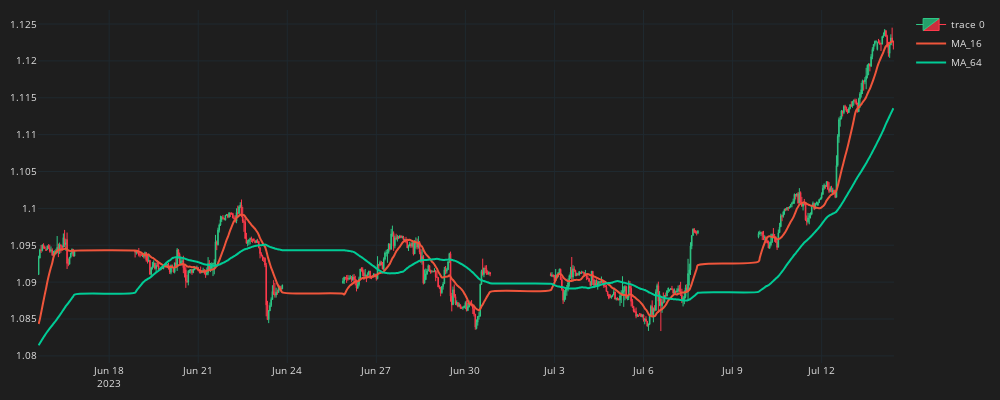

The notebook cell this image was saved under:
### Code cell
df_plot = df_ma.iloc[-500:].copy()

for ma in ma_list:
    ma_period = f"MA_{ma}"
    fig.add_trace(go.Scatter(x=df_plot.time, y=df_plot[ma_period], 
        line=dict(width=2),
        line_shape="spline",
        name=ma_period))

fig.show()

### Figure 1 — Plotly figure (JSON) as saved in the notebook; plotly's stock layout.template omitted (floating-point values rounded to 4 significant figures; data arrays with more than 128 entries replaced by an {"elided": "..."} marker saying what was removed)
{"data": [{"close": {"elided": "500 float values"}, "decreasing": {"fillcolor": "#CC2E3C", "line": {"color": "#FF3A4C"}}, "high": {"elided": "500 float values"}, "increasing": {"fillcolor": "#24A06B", "line": {"color": "#2EC886"}}, "line": {"width": 1}, "low": {"elided": "500 float values"}, "opacity": 1, "open": {"elided": "500 float values"}, "type": "candlestick", "x": {"elided": "500 str values"}}, {"line": {"shape": "spline", "width": 2}, "name": "MA_16", "type": "scatter", "x": {"elided": "500 str values"}, "y": {"elided": "500 float values"}}, {"line": {"shape": "spline", "width": 2}, "name": "MA_64", "type": "scatter", "x": {"elided": "500 str values"}, "y": {"elided": "500 float values"}}], "layout": {"font": {"color": "#e1e1e1", "size": 10}, "height": 400, "margin": {"b": 10, "l": 10, "r": 10, "t": 10}, "paper_bgcolor": "#1e1e1e", "plot_bgcolor": "#1e1e1e", "width": 1000, "xaxis": {"fixedrange": true, "gridcolor": "#1f292f", "rangeslider": {"visible": false}, "showgrid": true}, "yaxis": {"gridcolor": "#1f292f", "showgrid": true}}}
